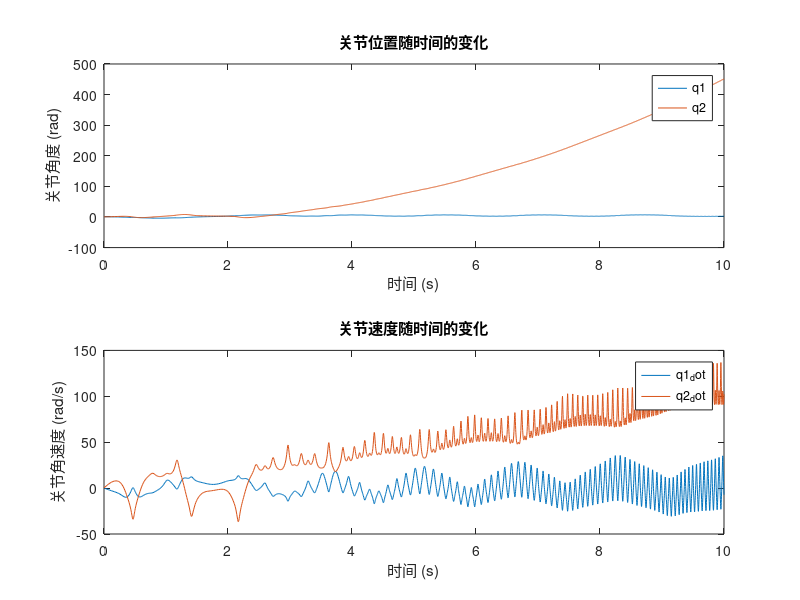

Write MATLAB code to recreate this figure.
% 主函数
function simulate_robot_motion2()
    % 初始条件（确保为双精度）
    q_init = [pi/4; pi/6];  % 初始关节角度 (radians)
    q_dot_init = [0.1; 0.2];  % 初始关节角速度 (rad/s)
    m1 = 2; % 第一个连杆质量 (kg)
    m2 = 1; % 第二个连杆质量 (kg)
    L1 = 0.4; % 第一个连杆长度 (m)
    L2 = 0.3; % 第二个连杆长度 (m)
    r1 = L1 / 2; % 第一个连杆质心位置 (m)
    r2 = L2 / 2; % 第二个连杆质心位置 (m)
    I1 = (1/12) * m1 * L1^2; % 第一个连杆惯性矩 (kg·m²)
    I2 = (1/12) * m2 * L2^2; % 第二个连杆惯性矩 (kg·m²)
    g = 9.81; % 重力加速度 (m/s^2)

    % 定义力矩输入（可改为动态输入函数）
    tau_input = @(t) [0.1; 0.2];  % 力矩输入函数 (Nm)

    % 创建初始状态向量 [q1, q2, q1_dot, q2_dot] （确保为双精度）
    init_conditions = double([q_init; q_dot_init]);

    % 使用 ode45 求解机器人运动方程
    [T, Q] = ode45(@(t, q) robot_dynamics(t, q, m1, m2, L1, L2, r1, r2, I1, I2, g, tau_input(t)), [0 10], init_conditions);

    % 提取角度和角速度
    q1 = Q(:, 1);
    q2 = Q(:, 2);
    q1_dot = Q(:, 3);
    q2_dot = Q(:, 4);

    % 绘制结果
    figure;
    subplot(2, 1, 1);
    plot(T, q1, T, q2);
    title('关节位置随时间的变化');
    xlabel('时间 (s)');
    ylabel('关节角度 (rad)');
    legend('q1', 'q2');

    subplot(2, 1, 2);
    plot(T, q1_dot, T, q2_dot);
    title('关节速度随时间的变化');
    xlabel('时间 (s)');
    ylabel('关节角速度 (rad/s)');
    legend('q1_dot', 'q2_dot');
end

% 机器人动力学方程
function dqdt = robot_dynamics(t, q, m1, m2, L1, L2, r1, r2, I1, I2, g, tau)
    % 确保所有输入都为双精度
    q = double(q); % 关节角度和角速度
    tau = double(tau); % 力矩输入

    % 提取当前的关节角度和速度
    q1 = q(1);
    q2 = q(2);
    q1_dot = q(3);
    q2_dot = q(4);

    % 动力学方程的惯性矩阵
    M = [I1 + m1*r1^2 + m2*(L1^2 + r2^2 + 2*L1*r2*cos(q2)), m2*(r2^2 + L1*r2*cos(q2));
         m2*(r2^2 + L1*r2*cos(q2)), I2 + m2*r2^2];
    
    % 科里奥利和离心力矩
    C = [-m2*L1*r2*sin(q2)*q2_dot, -m2*L1*r2*sin(q2)*(q1_dot + q2_dot);
         m2*L1*r2*sin(q2)*q1_dot, 0];
    
    % 重力矩
    G = [m1*g*r1*cos(q1) + m2*g*(L1*cos(q1) + r2*cos(q1 + q2));
         m2*g*r2*cos(q1 + q2)];
    
    % 关节加速度
    q_ddot = M \ (tau - C*[q1_dot; q2_dot] - G);

    % 返回状态导数
    dqdt = [q1_dot; q2_dot; q_ddot];
end
